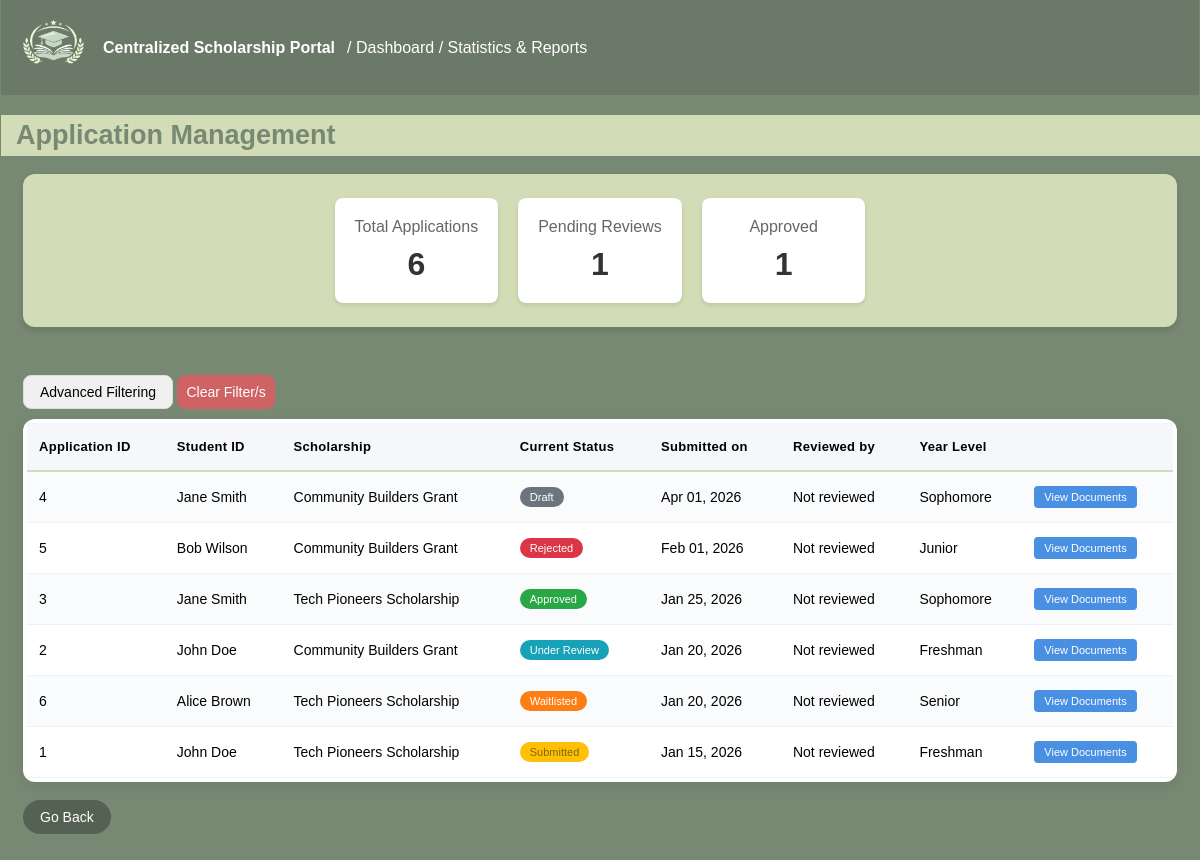
The app's page /Frontends/Server-side/AppMgmt.php (signed in) with its own data.
### tables this page shows
CREATE TABLE `APPLICATIONS` (
  `application_id` int(11) NOT NULL,
  `student_id` int(11) NOT NULL,
  `scholarship_id` int(11) NOT NULL,
  `status` enum('Draft','Submitted','Under Review','Approved','Rejected','Waitlisted') NOT NULL,
  `submission_date` datetime NOT NULL,
  `reviewed_by` int(11) DEFAULT NULL,
  `review_date` datetime DEFAULT NULL
);

CREATE TABLE `STUDENTS` (
  `student_id` int(11) NOT NULL,
  `account_id` int(11) NOT NULL,
  `first_name` varchar(45) NOT NULL,
  `last_name` varchar(45) NOT NULL,
  `department` varchar(45) NOT NULL,
  `year_level` enum('Freshman','Sophomore','Junior','Senior') NOT NULL,
  `contact_num` int(11) NOT NULL
);

CREATE TABLE `SCHOLARSHIPS` (
  `scholarship_id` int(11) NOT NULL,
  `title` varchar(45) NOT NULL,
  `description` varchar(45) NOT NULL,
  `deadline` datetime NOT NULL,
  `eligibility` text NOT NULL,
  `requirements` text NOT NULL,
  `release_status` enum('Draft','Published') NOT NULL,
  `status` enum('Completed','Ongoing','Upcoming') NOT NULL,
  `created_by` int(11) NOT NULL,
  `created_at` datetime NOT NULL
);

### Frontends/Server-side/AppMgmt.php (the view, shortened to what this page needs)
<?php
include("../../db_connect.php");
$total_apps_query = mysqli_query($conn, "SELECT COUNT(*) as total FROM APPLICATIONS");
if ($total_apps_query) {
    $total_applications = mysqli_fetch_assoc($total_apps_query)['total'];
} else {
    $total_applications = 0;
}
$pending_query = mysqli_query($conn, "SELECT COUNT(*) as total FROM APPLICATIONS WHERE status = 'Pending' OR status = 'Under Review'");
if ($pending_query) {
    $pending_reviews = mysqli_fetch_assoc($pending_query)['total'];
} else {
    $pending_reviews = 0;
}
$approved_query = mysqli_query($conn, "SELECT COUNT(*) as total FROM APPLICATIONS WHERE status = 'Approved'");
if ($approved_query) {
    $approved_applications = mysqli_fetch_assoc($approved_query)['total'];
} else {
    $approved_applications = 0;
}
$sort_order = isset($_GET['sort']) ? $_GET['sort'] : 'desc';
$where_conditions = [];
$params = [];
$types = "";
$where_clause = !empty($where_conditions) ? "WHERE " . implode(" AND ", $where_conditions) : "";
$order_clause = "ORDER BY a.submission_date " . ($sort_order == 'asc' ? 'ASC' : 'DESC');
$sql = "
    SELECT a.application_id, a.student_id, a.status, a.submission_date, a.review_date,
           s.first_name, s.last_name, s.year_level, s.department,
           sch.title as scholarship_title,
           CONCAT(ad.first_name, ' ', ad.last_name) as reviewer_name
    FROM APPLICATIONS a
    LEFT JOIN STUDENTS s ON a.student_id = s.student_id
    LEFT JOIN SCHOLARSHIPS sch ON a.scholarship_id = sch.scholarship_id
    LEFT JOIN ADMINISTRATORS ad ON a.reviewed_by = ad.admin_id
    $where_clause
    $order_clause
";
if(!empty($params)) {
    $stmt = mysqli_prepare($conn, $sql);
    mysqli_stmt_bind_param($stmt, $types, ...$params);
    mysqli_stmt_execute($stmt);
    $applications_query = mysqli_stmt_get_result($stmt);
} else {
    $applications_query = mysqli_query($conn, $sql);
}
?>
<!DOCTYPE html>
<html>
    <link rel="stylesheet" href="AppMgmt_Design.css">
<body>
    <section class="header">
    <img src="../icons/CSP_logo.png" alt="CSP Logo" class="CSP-logo">
            <strong>Centralized Scholarship Portal</strong>
            <span> / <a href="Server_Dashboard.php">Dashboard</a> / Statistics & Reports</span>
    </section>
    <h1>Application Management</h1>
  <section class="card-stats">
  <section class="stats-inner">
    <section class="card">
      <h2>Total Applications</h2>
      <p><?php echo $total_applications; ?></p>
</section>
    <section class="card">
      <h2>Pending Reviews</h2>
      <p><?php echo $pending_reviews; ?></p>
    </section>
    <section class="card">
      <h2>Approved</h2>
      <p><?php echo $approved_applications; ?></p>
    </section>
  </section>
</section>
<br>
<section class="Adv-Filtr">
  <form method="GET" action="">
  <section class="filter-dropdown">
    <button class="Advanced-Filter">Advanced Filtering</button>
  </section>
    <button type="submit" name="clear" value="1" class="Clear-Filter">Clear Filter/s</button>
  </form>
</section>
    <section class="table-container">
        <table>
        <tr>
            <th>Application ID </th>
            <th>Student ID </th>
            <th>Scholarship </th>
            <th>Current Status </th>
            <th>Submitted on </th>
            <th>Reviewed by </th>
            <th>Year Level </th>
            <th> </th>
        </tr>
<?php if($applications_query && mysqli_num_rows($applications_query) > 0): ?>
                <?php while($app = mysqli_fetch_assoc($applications_query)): ?>
                    <tr>
                        <td><?php echo $app['application_id']; ?></td>
                        <td><?php echo htmlspecialchars($app['first_name'] . ' ' . $app['last_name']); ?></td>
                        <td><?php echo htmlspecialchars($app['scholarship_title']); ?></td>
                        <td>
                            <span class="status-badge status-<?php echo strtolower(str_replace(' ', '-', $app['status'])); ?>">
                                <?php echo $app['status']; ?>
                            </span>
                        </td>
                        <td><?php echo date('M d, Y', strtotime($app['submission_date'])); ?></td>
                        <td><?php echo $app['reviewer_name'] ? htmlspecialchars($app['reviewer_name']) : 'Not reviewed'; ?></td>
                        <td><?php echo $app['year_level']; ?></td>
                        <td>
                            <a href="?<?php echo http_build_query(array_merge($_GET, ['view_docs' => $app['application_id']])); ?>" class="view-docs-link">
                                View Documents
                            </a>
                        </td>
                    </tr>
                <?php endwhile; ?>
            <?php else: ?>
                <tr>
                    <td colspan="8" style="text-align: center;">No applications found.</td>
                </tr>
            <?php endif; ?>
        </table>
    </section>
    <br>
    <section class="go-back">
        <button onclick="window.location.href='Server_Dashboard.php'">Go Back</button>
    </section>
</body>
</html>

### Frontends/Server-side/AppMgmt_Design.css (style rules this page uses)
body { font-family: 'Verdana', sans-serif; color: #ffffff; background-color: #778873; padding: 18px 15px; }
.header { background-color: #6b7a68; margin-bottom: 20px; padding: 10px 15px; margin-top: -26px; margin-left: -22px; margin-right: -22px; display: flex; align-items: center; gap: 12px; }
.header a { color: white; text-decoration: none; transition: opacity 0.2s ease; }
.CSP-logo { width: auto; height: 75px; object-fit: contain; flex-shrink: 0; }
h1 { font-size: 27px; color: #778873; background-color: #D2DCB6; text-align: left; padding: 5px 15px; margin-left: -22px; margin-right: -15px; width: calc(100% + 30px); }
.card-stats { background-color: #D2DCB6; border-radius: 12px; padding: 24px; margin-bottom: 30px; box-shadow: 0 4px 6px rgba(0,0,0,0.1); display: flex; justify-content: center; }
.stats-inner { display: grid; grid-template-columns: repeat(3, 1fr); gap: 20px; }
.card-stats .card { background: white; border-radius: 8px; padding: 20px; text-align: center; box-shadow: 0 2px 4px rgba(0,0,0,0.1); margin: 0; }
.card-stats .card h2 { margin: 0 0 10px 0; font-size: 16px; color: #666; font-weight: normal; }
.card-stats .card p { margin: 0; font-size: 32px; font-weight: bold; color: #333; }
.filter-dropdown { position: relative; display: inline-block; }
.Advanced-Filter { padding: 8px 16px; border: 1px solid #ddd; background: #f0f0f0; border-radius: 8px; cursor: pointer; font-size: 14px; }
.Clear-Filter { padding: 8px 8px; border: 1px solid #cf6363; background: #cf6363; border-radius: 8px; cursor: pointer; font-size: 14px; color: white; }
.table-container { margin-top: 10px; background: white; border-radius: 12px; padding: 4px; box-shadow: 0 4px 12px rgba(0,0,0,0.08); overflow-x: auto; overflow-y: auto; }
table { width: 100%; border-collapse: collapse; font-size: 14px; min-width: 900px; }
tr:first-child { background: #f5f7fa; border-bottom: 2px solid #D2DCB6; }
th { text-align: left; padding: 16px 12px; font-weight: 600; color: #000000; font-size: 13px; letter-spacing: 0.3px; white-space: nowrap; }
td { padding: 14px 12px; color: #000000; border-bottom: 1px solid #edf2f7; }
tr:not(:first-child):nth-child(even) { background-color: #fafbfc; }
.go-back button { padding: 8px 16px; border: 1px solid #556152; background: #556152; border-radius: 20px; font-size: 14px; color: white; }
.view-docs-link { display: inline-block; padding: 5px 10px; background-color: #4a90e2; color: white; text-decoration: none; border-radius: 4px; font-size: 11px; transition: background-color 0.2s; white-space: nowrap; }
.status-badge { display: inline-block; padding: 4px 10px; border-radius: 20px; font-size: 11px; font-weight: 500; }
.status-pending, .status-submitted { background-color: #ffc107; color: #856404; }
.status-under-review { background-color: #17a2b8; color: white; }
.status-approved { background-color: #28a745; color: white; }
.status-rejected { background-color: #dc3545; color: white; }
.status-waitlisted { background-color: #fd7e14; color: white; }
.status-draft { background-color: #6c757d; color: white; }

### records on screen
applications: application_id "4", student.last_name "Jane Smith", scholarship.title "Community Builders Grant", status "Draft", submission_date "Apr 01, 2026", student.year_level "Sophomore"
applications: application_id "5", student.last_name "Bob Wilson", scholarship.title "Community Builders Grant", status "Rejected", submission_date "Feb 01, 2026", student.year_level "Junior"
applications: application_id "3", student.last_name "Jane Smith", scholarship.title "Tech Pioneers Scholarship", status "Approved", submission_date "Jan 25, 2026", student.year_level "Sophomore"
applications: application_id "2", student.last_name "John Doe", scholarship.title "Community Builders Grant", status "Under Review", submission_date "Jan 20, 2026", student.year_level "Freshman"
applications: application_id "6", student.last_name "Alice Brown", scholarship.title "Tech Pioneers Scholarship", status "Waitlisted", submission_date "Jan 20, 2026", student.year_level "Senior"
applications: application_id "1", student.last_name "John Doe", scholarship.title "Tech Pioneers Scholarship", status "Submitted", submission_date "Jan 15, 2026", student.year_level "Freshman"

### other values on screen
$total_applications "6"
$pending_reviews "1"
$approved_applications "1"
